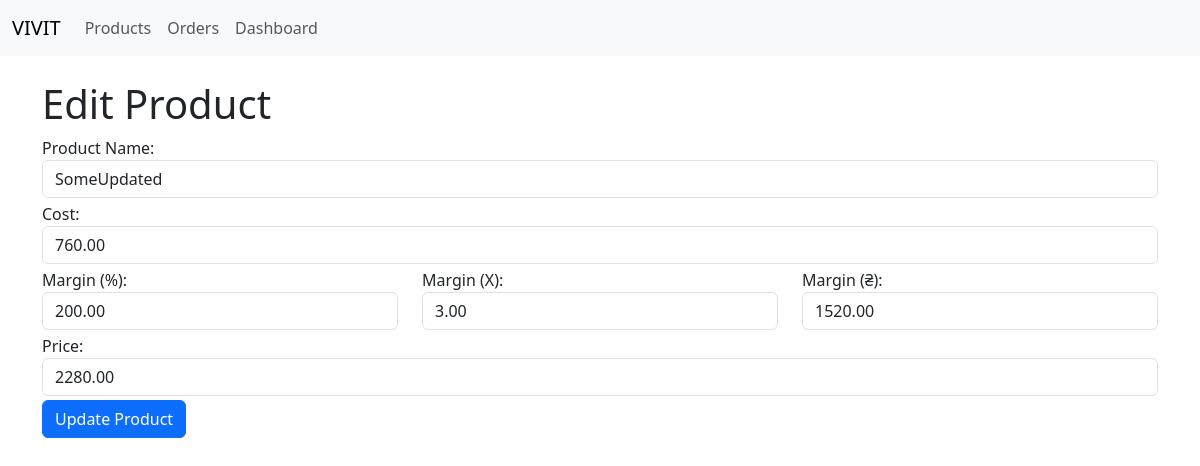
The page /product/edit_product/1 on the database its author committed.
### app/models.py (models this page shows, shortened)
class Product(db.Model):
    __tablename__ = "product"
    id = db.Column(db.Integer, primary_key=True)
    name = db.Column(db.String(100), nullable=False)
    cost = db.Column(Numeric(10, 2), nullable=False)
    margin = db.Column(Numeric(10, 2), nullable=True)
    @property
    def price(self):
        if self.margin is not None:
            return self.cost + self.margin
        return self.cost

### app/product/routes.py (the view)
@login_required
@product.route("/edit_product/<int:product_id>", methods=["GET", "POST"])
def edit_product(product_id):
    product : Product = Product.query.get_or_404(product_id)
    marginUAH = product.margin if product.margin is not None else 0
    marginPercent = round(product.cost and (product.margin / product.cost) * 100 or 0, 2)
    marginMultiplier = round(product.cost and ((product.cost + product.margin) / product.cost) or 0, 2)
    if request.method == "POST":
        product.name = request.form.get("name")
        product.cost = request.form.get("cost")
        product.margin = request.form.get("marginUAH")
        db.session.commit()
        return redirect(url_for("product.products_list"))
    return render_template("product/edit_product.html", product=product, marginUAH=marginUAH, marginPercent=marginPercent, marginMultiplier=marginMultiplier)

### app/templates/product/edit_product.html (shortened to what this page needs)
{% extends "base.html" %}
{% block content %}
<h1>Edit Product</h1>
<form method="POST" action="{{ url_for('product.edit_product', product_id=product.id) }}">
  <div class="row mb-1">
    <div class="col">
      <label for="name">Product Name:</label>
      <input type="text" class="form-control" id="name" name="name" value="{{ product.name }}" required>
    </div>
  </div>
  <div class="row mb-1">
    <div class="col">
      <label for="cost">Cost:</label>
      <input type="number" step="0.01" class="form-control" id="cost" name="cost" value="{{ product.cost }}" required>
    </div>
  </div>
  <div class="row mb-1">
    <div class="col">
      <label for="margin">Margin (%):</label>
      <input type="number" step="0.01" class="form-control" id="marginPercent" name="marginPercent" value="{{ marginPercent }}" required>
    </div>
    <div class="col">
      <label for="margin">Margin (X):</label>
      <input type="number" step="0.01" class="form-control" id="marginMultiplier" name="marginMultiplier" value="{{ marginMultiplier }}" required>
    </div>
    <div class="col">
      <label for="margin">Margin (₴):</label>
      <input type="number" step="0.01" class="form-control" id="marginUAH" name="marginUAH" value="{{ marginUAH }}" required>
    </div>
  </div>
  <div class="row mb-1">
    <div class="col">
      <label for="price">Price:</label>
      <input type="number" step="0.01" class="form-control" id="price" name="price" value="{{ product.price }}" required>
    </div>
  </div>
  <button type="submit" class="btn btn-primary">Update Product</button>
{% endblock content %}

### rows shown on the page
Product: name "SomeUpdated", cost "760.00", marginUAH "1520.00", price "2280.00"
